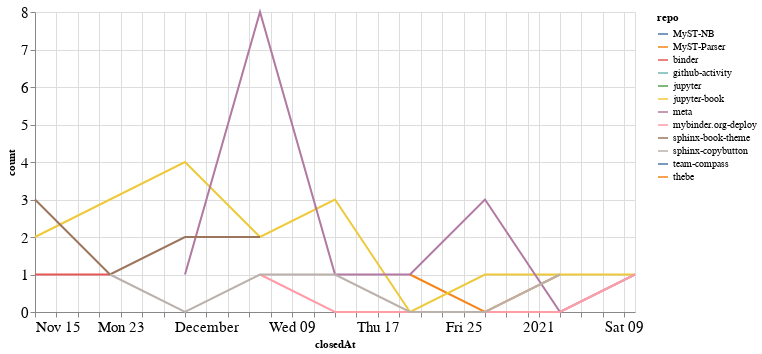

Here is the notebook cell this chart was saved with:
### Code cell
closed_by_time = closed_by.groupby('repo').resample('W', on='closedAt').count()['author'].reset_index()
closed_by_time = closed_by_time.rename(columns={'author': 'count'})

alt.Chart(closed_by_time, width=600).mark_line().encode(
    x='closedAt',
    y='count',
    color='repo',
    tooltip="repo"
)

### Figure 1 — Vega-Lite specification as saved in the notebook (floating-point values rounded to 4 significant figures)
{"config": {"axisLeft": {"labelFontSize": 15}, "axisBottom": {"labelFontSize": 15}}, "data": {"name": "data-53b4add6117da774aada65224038abe4"}, "mark": "line", "encoding": {"color": {"type": "nominal", "field": "repo"}, "tooltip": {"type": "nominal", "field": "repo"}, "x": {"type": "temporal", "field": "closedAt"}, "y": {"type": "quantitative", "field": "count"}}, "width": 600, "$schema": "https://vega.github.io/schema/vega-lite/v4.8.1.json", "datasets": {"data-53b4add6117da774aada65224038abe4": [{"repo": "MyST-NB", "closedAt": "2020-11-22T00:00:00", "count": 3}, {"repo": "MyST-Parser", "closedAt": "2020-12-20T00:00:00", "count": 1}, {"repo": "MyST-Parser", "closedAt": "2020-12-27T00:00:00", "count": 0}, {"repo": "MyST-Parser", "closedAt": "2021-01-03T00:00:00", "count": 1}, {"repo": "binder", "closedAt": "2020-11-15T00:00:00", "count": 1}, {"repo": "binder", "closedAt": "2020-11-22T00:00:00", "count": 1}, {"repo": "github-activity", "closedAt": "2020-12-13T00:00:00", "count": 1}, {"repo": "jupyter", "closedAt": "2020-12-20T00:00:00", "count": 1}, {"repo": "jupyter-book", "closedAt": "2020-11-15T00:00:00", "count": 2}, {"repo": "jupyter-book", "closedAt": "2020-11-22T00:00:00", "count": 3}, {"repo": "jupyter-book", "closedAt": "2020-11-29T00:00:00", "count": 4}, {"repo": "jupyter-book", "closedAt": "2020-12-06T00:00:00", "count": 2}, {"repo": "jupyter-book", "closedAt": "2020-12-13T00:00:00", "count": 3}, {"repo": "jupyter-book", "closedAt": "2020-12-20T00:00:00", "count": 0}, {"repo": "jupyter-book", "closedAt": "2020-12-27T00:00:00", "count": 1}, {"repo": "jupyter-book", "closedAt": "2021-01-03T00:00:00", "count": 1}, {"repo": "jupyter-book", "closedAt": "2021-01-10T00:00:00", "count": 1}, {"repo": "meta", "closedAt": "2020-11-29T00:00:00", "count": 1}, {"repo": "meta", "closedAt": "2020-12-06T00:00:00", "count": 8}, {"repo": "meta", "closedAt": "2020-12-13T00:00:00", "count": 1}, {"repo": "meta", "closedAt": "2020-12-20T00:00:00", "count": 1}, {"repo": "meta", "closedAt": "2020-12-27T00:00:00", "count": 3}, {"repo": "meta", "closedAt": "2021-01-03T00:00:00", "count": 0}, {"repo": "meta", "closedAt": "2021-01-10T00:00:00", "count": 1}, {"repo": "mybinder.org-deploy", "closedAt": "2020-12-06T00:00:00", "count": 1}, {"repo": "mybinder.org-deploy", "closedAt": "2020-12-13T00:00:00", "count": 0}, {"repo": "mybinder.org-deploy", "closedAt": "2020-12-20T00:00:00", "count": 0}, {"repo": "mybinder.org-deploy", "closedAt": "2020-12-27T00:00:00", "count": 0}, {"repo": "mybinder.org-deploy", "closedAt": "2021-01-03T00:00:00", "count": 0}, {"repo": "mybinder.org-deploy", "closedAt": "2021-01-10T00:00:00", "count": 1}, {"repo": "sphinx-book-theme", "closedAt": "2020-11-15T00:00:00", "count": 3}, {"repo": "sphinx-book-theme", "closedAt": "2020-11-22T00:00:00", "count": 1}, {"repo": "sphinx-book-theme", "closedAt": "2020-11-29T00:00:00", "count": 2}, {"repo": "sphinx-book-theme", "closedAt": "2020-12-06T00:00:00", "count": 2}, {"repo": "sphinx-copybutton", "closedAt": "2020-11-22T00:00:00", "count": 1}, {"repo": "sphinx-copybutton", "closedAt": "2020-11-29T00:00:00", "count": 0}, {"repo": "sphinx-copybutton", "closedAt": "2020-12-06T00:00:00", "count": 1}, {"repo": "sphinx-copybutton", "closedAt": "2020-12-13T00:00:00", "count": 1}, {"repo": "sphinx-copybutton", "closedAt": "2020-12-20T00:00:00", "count": 0}, {"repo": "sphinx-copybutton", "closedAt": "2020-12-27T00:00:00", "count": 0}, {"repo": "sphinx-copybutton", "closedAt": "2021-01-03T00:00:00", "count": 1}, {"repo": "team-compass", "closedAt": "2020-12-20T00:00:00", "count": 1}, {"repo": "thebe", "closedAt": "2020-12-27T00:00:00", "count": 2}]}}
